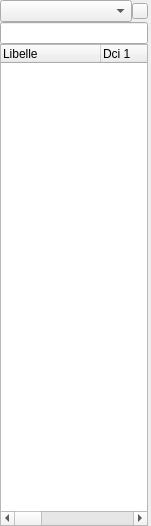
        <widget class="QWidget" name="page_CustomList">
         <property name="geometry">
          <rect>
           <x>0</x>
           <y>0</y>
           <width>151</width>
           <height>526</height>
          </rect>
         </property>
         <attribute name="label">
          <string>Listes Personnalisées</string>
         </attribute>
         <layout class="QGridLayout" name="gridLayout_14">
          <property name="leftMargin">
           <number>0</number>
          </property>
          <property name="topMargin">
           <number>0</number>
          </property>
          <property name="rightMargin">
           <number>3</number>
          </property>
          <property name="bottomMargin">
           <number>0</number>
          </property>
          <property name="horizontalSpacing">
           <number>16</number>
          </property>
          <item row="0" column="4">
           <layout class="QGridLayout" name="gridLayout_32">
            <property name="horizontalSpacing">
             <number>-1</number>
            </property>
            <item row="0" column="0" colspan="3">
             <widget class="QComboBox" name="comboBox_customList"/>
            </item>
            <item row="1" column="0" colspan="4">
             <widget class="C_QLineEdit" name="lineEdit_CustomSearch"/>
            </item>
            <item row="2" column="0" colspan="4">
             <widget class="C_DragQTreeWidget" name="treeWidget_CustomDrugsList">
              <property name="contextMenuPolicy">
               <enum>Qt::CustomContextMenu</enum>
              </property>
              <property name="dragEnabled">
               <bool>false</bool>
              </property>
              <property name="dragDropOverwriteMode">
               <bool>false</bool>
              </property>
              <property name="dragDropMode">
               <enum>QAbstractItemView::NoDragDrop</enum>
              </property>
              <property name="rootIsDecorated">
               <bool>false</bool>
              </property>
              <attribute name="headerCascadingSectionResizes">
               <bool>true</bool>
              </attribute>
              <column>
               <property name="text">
                <string>Libelle                                    </string>
               </property>
              </column>
              <column>
               <property name="text">
                <string>Dci 1</string>
               </property>
              </column>
              <column>
               <property name="text">
                <string>Dci 2</string>
               </property>
              </column>
              <column>
               <property name="text">
                <string>Dci 3</string>
               </property>
              </column>
              <column>
               <property name="text">
                <string>Prix</string>
               </property>
              </column>
              <column>
               <property name="text">
                <string>ATC</string>
               </property>
              </column>
              <column>
               <property name="text">
                <string>CIP</string>
               </property>
              </column>
              <column>
               <property name="text">
                <string>CIS</string>
               </property>
              </column>
              <column>
               <property name="text">
                <string>Origine</string>
               </property>
              </column>
              <column>
               <property name="text">
                <string>Type ID</string>
               </property>
              </column>
              <column>
               <property name="text">
                <string>SpecKey</string>
               </property>
              </column>
              <column>
               <property name="text">
                <string>Generique</string>
               </property>
              </column>
              <column>
               <property name="text">
                <string>statut</string>
               </property>
              </column>
             </widget>
            </item>
            <item row="0" column="3">
             <widget class="QPushButton" name="pushButton_CustomListMenu">
              <property name="minimumSize">
               <size>
                <width>16</width>
                <height>16</height>
               </size>
              </property>
              <property name="maximumSize">
               <size>
                <width>16</width>
                <height>16</height>
               </size>
              </property>
              <property name="text">
               <string/>
              </property>
             </widget>
            </item>
           </layout>
          </item>
         </layout>
        </widget>
